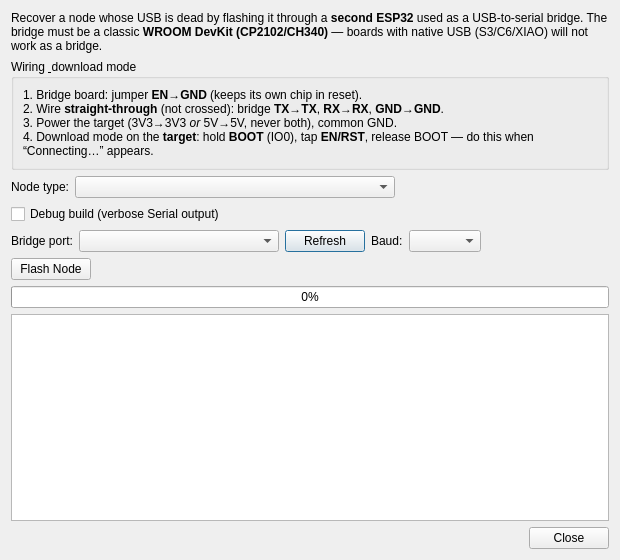
<?xml version="1.0" encoding="UTF-8"?>
<ui version="4.0">
 <class>EmergencyFlashDialog</class>
 <widget class="QDialog" name="EmergencyFlashDialog">
  <property name="windowTitle">
   <string>Emergency Flash (node, dead USB)</string>
  </property>
  <property name="minimumSize">
   <size><width>620</width><height>560</height></size>
  </property>
  <layout class="QVBoxLayout" name="root_layout">
   <item>
    <widget class="QLabel" name="intro_label">
     <property name="wordWrap"><bool>true</bool></property>
     <property name="whatsThis"><string>Cable-flashes node firmware over the UART pins of a board whose own USB no longer works, using a second ESP32 (a classic WROOM DevKit with a CP2102/CH340 chip) held in reset as a transparent USB-to-serial bridge. After this the node has OTA firmware again and can be updated wirelessly from Tools - Update Nodes (OTA).</string></property>
     <property name="text"><string>Recover a node whose USB is dead by flashing it through a &lt;b&gt;second ESP32&lt;/b&gt; used as a USB-to-serial bridge. The bridge must be a classic &lt;b&gt;WROOM DevKit (CP2102/CH340)&lt;/b&gt; — boards with native USB (S3/C6/XIAO) will not work as a bridge.</string></property>
    </widget>
   </item>
   <item>
    <widget class="QGroupBox" name="wiring_box">
     <property name="title"><string>Wiring &amp; download mode</string></property>
     <layout class="QVBoxLayout" name="wiring_layout">
      <item>
       <widget class="QLabel" name="wiring_label">
        <property name="wordWrap"><bool>true</bool></property>
        <property name="textFormat"><enum>Qt::RichText</enum></property>
        <property name="whatsThis"><string>Hold the bridge board in reset (its EN pin to GND) so its USB-serial chip drives the header pins. Because you are tapping that chip, TX and RX go STRAIGHT (TX-TX, RX-RX), not crossed. The bridge cannot drive the target's reset lines, so put the target into download mode by hand before flashing.</string></property>
        <property name="text"><string>1. Bridge board: jumper &lt;b&gt;EN&#8594;GND&lt;/b&gt; (keeps its own chip in reset).&lt;br/&gt;2. Wire &lt;b&gt;straight-through&lt;/b&gt; (not crossed): bridge &lt;b&gt;TX&#8594;TX&lt;/b&gt;, &lt;b&gt;RX&#8594;RX&lt;/b&gt;, &lt;b&gt;GND&#8594;GND&lt;/b&gt;.&lt;br/&gt;3. Power the target (3V3&#8594;3V3 &lt;i&gt;or&lt;/i&gt; 5V&#8594;5V, never both), common GND.&lt;br/&gt;4. Download mode on the &lt;b&gt;target&lt;/b&gt;: hold &lt;b&gt;BOOT&lt;/b&gt; (IO0), tap &lt;b&gt;EN/RST&lt;/b&gt;, release BOOT — do this when &#8220;Connecting…&#8221; appears.</string></property>
       </widget>
      </item>
     </layout>
    </widget>
   </item>
   <item>
    <layout class="QHBoxLayout" name="type_row">
     <item>
      <widget class="QLabel" name="type_label">
       <property name="text"><string>Node type:</string></property>
      </widget>
     </item>
     <item>
      <widget class="QComboBox" name="type_combo">
       <property name="minimumSize"><size><width>320</width><height>0</height></size></property>
       <property name="whatsThis"><string>Which node firmware to write. Pick the one matching the board you are recovering.</string></property>
      </widget>
     </item>
     <item>
      <spacer name="type_spacer">
       <property name="orientation"><enum>Qt::Horizontal</enum></property>
       <property name="sizeHint" stdset="0"><size><width>40</width><height>20</height></size></property>
      </spacer>
     </item>
    </layout>
   </item>
   <item>
    <widget class="QCheckBox" name="debug_check">
     <property name="text"><string>Debug build (verbose Serial output)</string></property>
     <property name="whatsThis"><string>Flash the debug build of the firmware (verbose Serial logs and the &quot;debug&quot; command) instead of the release build. node_magnet_sensor has only one build, so this is a no-op for it.</string></property>
    </widget>
   </item>
   <item>
    <layout class="QHBoxLayout" name="port_row">
     <item>
      <widget class="QLabel" name="port_label">
       <property name="text"><string>Bridge port:</string></property>
      </widget>
     </item>
     <item>
      <widget class="QComboBox" name="port_combo">
       <property name="minimumSize"><size><width>200</width><height>0</height></size></property>
       <property name="whatsThis"><string>Serial port of the bridge board (the second ESP32 connected to your PC by USB). Plug it in and press Refresh if it is missing.</string></property>
      </widget>
     </item>
     <item>
      <widget class="QPushButton" name="refresh_btn">
       <property name="text"><string>Refresh</string></property>
       <property name="whatsThis"><string>Re-scan the serial ports for the bridge board.</string></property>
      </widget>
     </item>
     <item>
      <widget class="QLabel" name="baud_label">
       <property name="text"><string>Baud:</string></property>
      </widget>
     </item>
     <item>
      <widget class="QComboBox" name="baud_combo">
       <property name="whatsThis"><string>Flash speed. Hand-wired bridges are noisy; start at 115200 and only raise it if that works reliably.</string></property>
      </widget>
     </item>
     <item>
      <spacer name="port_spacer">
       <property name="orientation"><enum>Qt::Horizontal</enum></property>
       <property name="sizeHint" stdset="0"><size><width>40</width><height>20</height></size></property>
      </spacer>
     </item>
    </layout>
   </item>
   <item>
    <layout class="QHBoxLayout" name="flash_row">
     <item>
      <widget class="QPushButton" name="flash_btn">
       <property name="text"><string>Flash Node</string></property>
       <property name="whatsThis"><string>Write the firmware to the target over the bridge. esptool runs without auto-reset, so make sure the target is in download mode (hold BOOT, tap EN/RST, release BOOT) as it starts connecting.</string></property>
      </widget>
     </item>
     <item>
      <spacer name="flash_spacer">
       <property name="orientation"><enum>Qt::Horizontal</enum></property>
       <property name="sizeHint" stdset="0"><size><width>40</width><height>20</height></size></property>
      </spacer>
     </item>
    </layout>
   </item>
   <item>
    <widget class="QProgressBar" name="progress">
     <property name="minimum"><number>0</number></property>
     <property name="maximum"><number>100</number></property>
     <property name="value"><number>0</number></property>
    </widget>
   </item>
   <item>
    <widget class="QPlainTextEdit" name="log">
     <property name="readOnly"><bool>true</bool></property>
     <property name="whatsThis"><string>Live esptool output. Wait for &quot;Flash completed&quot; before unplugging anything.</string></property>
    </widget>
   </item>
   <item>
    <widget class="QDialogButtonBox" name="button_box">
     <property name="standardButtons"><set>QDialogButtonBox::Close</set></property>
    </widget>
   </item>
  </layout>
 </widget>
 <resources/>
 <connections/>
</ui>
